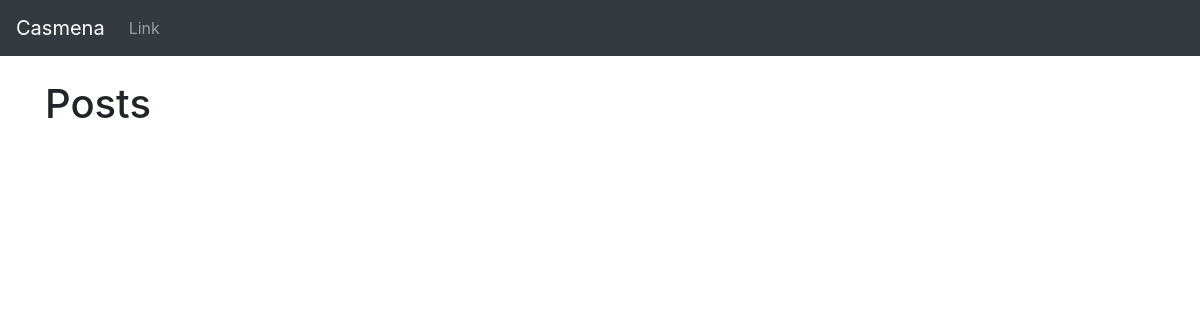
The app's page /, older data.
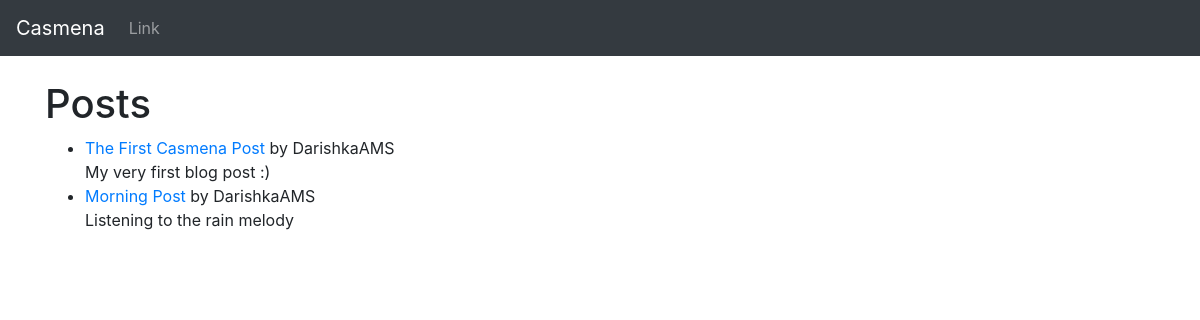
The same page, newer data.
### mysic_blog/models.py (models this page shows, shortened)
class Post(models.Model):
    title = models.CharField(max_length=255)
    title_tag = models.CharField(max_length=255, default='Casmena')
    author = models.ForeignKey(User, on_delete=models.CASCADE)
    body = models.TextField()

### mysic_blog/views.py (the view)
# urls.py: path('', HomeView.as_view(), name='home'),
class HomeView(ListView):
    model = Post
    template_name = 'home.html'

### templates/home.html
{% extends 'base.html' %}
{% block content %}
<h1>Posts</h1>
<ul>
{% for post in object_list %}
    <li> <a href="{% url 'article_detail' post.pk %}"> {{ post.title }} </a>
        by {{ post.author}} <br/>
        {{ post.body}} </li>
{% endfor %}
</ul>
{% endblock %}

### templates/base.html (shortened to what this page needs)
<!doctype html>
<html lang="en">
  <head>
    <link rel="stylesheet" href="https://stackpath.bootstrapcdn.com/bootstrap/4.5.2/css/bootstrap.min.css">
  </head>
  <body>
<nav class="navbar navbar-expand-lg navbar-dark bg-dark">
  <a class="navbar-brand" href="{% url 'home' %}"> Casmena </a>
  <div class="collapse navbar-collapse" id="navbarSupportedContent">
    <ul class="navbar-nav mr-auto">
      <li class="nav-item">
        <a class="nav-link" href="#">Link</a>
      </li>
    </ul>
  </div>
</nav>
    <br>
    <div class="container">
        {% block content %}
        {% endblock %}
    </div>
  </body>
</html>

Row changes from the older to the newer data that the page shows:
added Post: title "The First Casmena Post", author "DarishkaAMS", body "My very first blog post :)"
added Post: title "Morning Post", author "DarishkaAMS", body "Listening to the rain melody"
